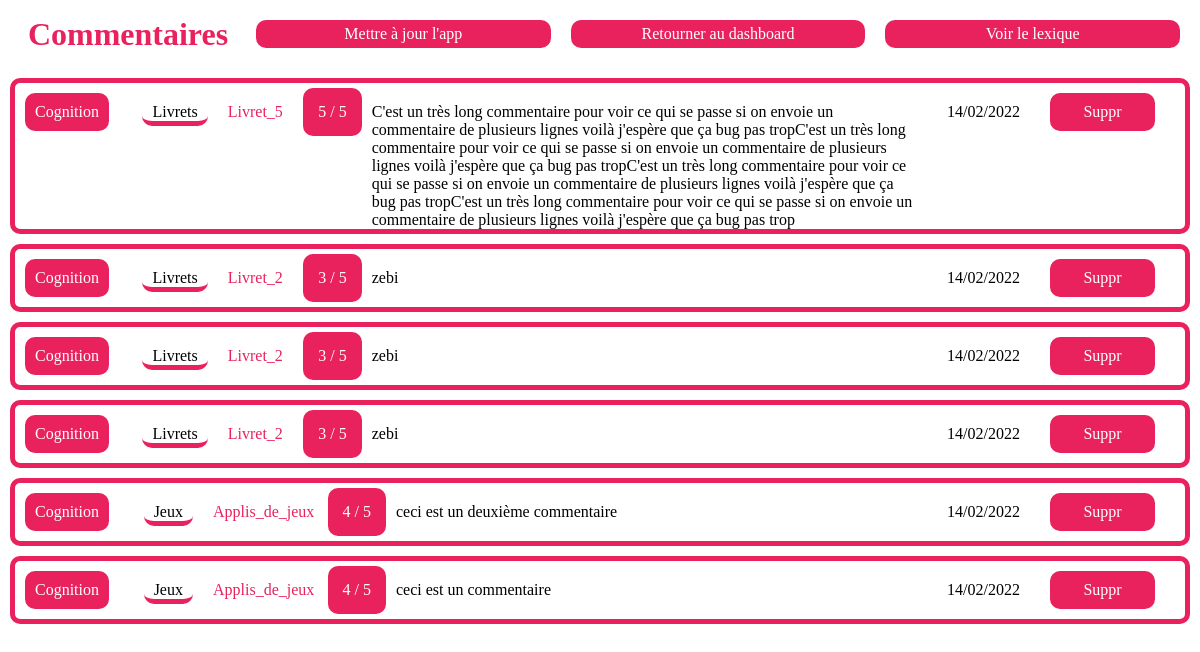
Screenshot of /viewRates.php with the database file from the repository.
### tables this page shows
CREATE TABLE "Commentaires"
(
	idCommentaire INTEGER
		primary key autoincrement,
	note INTEGER,
	commentaire VARCHAR(100),
	exerciceId INTEGER not null
		references Exercices
);

CREATE TABLE "Categories"
(
	idCategorie INTEGER
		primary key autoincrement,
	nomCategorie VARCHAR(50) not null,
	codeCouleur VARCHAR(20) not null
);

CREATE TABLE "Themes"
(
	idTheme INTEGER
		primary key autoincrement,
	nomTheme VARCHAR(50) not null,
	categorieId INTEGER not null
		references Categories
);

CREATE TABLE "Exercices"
(
	idExercice INTEGER
		primary key autoincrement,
	nomExercice VARCHAR(50) not null,
	themeId INTEGER not null
		references Themes
);

### class/Db.php (called while the page is built, shortened)
<?php
class Db {
    public $pdo;
    function __construct(){
        try{
            $this->pdo = new PDO('sqlite:'.__DIR__.'/../database/database.db' );
        }catch(PDOException $e){
            echo $e->getMessage();
        }
    }
    public function getAllCommentaires(){
        $sth = $this->pdo->prepare("SELECT * FROM Commentaires");
        $sth->execute();
        return $sth->fetchAll();
    }
    public function getExerciceFromExerciceId(string $id){
        $sth = $this->pdo->prepare("SELECT * FROM Exercices WHERE idExercice= :id");
        $sth->execute(["id" => $id]);
        return $sth->fetch();
    }
    public function getThemeFromThemeId(string $id){
        $sth = $this->pdo->prepare("SELECT * FROM Themes WHERE idTheme= :id");
        $sth->execute(["id" => $id]);
        return $sth->fetch();
    }
    public function getCategorieFromCategorieId(string $id){
        $sth = $this->pdo->prepare("SELECT * FROM Categories WHERE idCategorie= :id");
        $sth->execute(["id" => $id]);
        return $sth->fetch();
    }
}

### viewRates.php (the view, shortened to what this page needs)
<!DOCTYPE html>
<html lang="fr">
<head>
    <link href="css/style.css" rel="stylesheet">
</head>
<?php include "class/Db.php";?>
<body>
    <div class="h1Button">
        <h1 class="h1DataBase">Commentaires</h1>
        <div class="buttonsDataBase">
            <a href="api.php">Mettre à jour l'app</a>
            <a href="index.php">Retourner au dashboard</a>
            <a href="viewLexique.php">Voir le lexique</a>
        </div>
    </div>
    <?php $db = new Db();
    $allCommentaires = $db->getAllCommentaires();
    $allCommentaires = array_reverse($allCommentaires);
    foreach ($allCommentaires as $commentaire){
        $exercice = $db->getExerciceFromExerciceId($commentaire["exerciceId"]);
        $theme = $db->getThemeFromThemeId($exercice["themeId"]);
        $categorie = $db->getCategorieFromCategorieId($theme["categorieId"]);
        echo "
            <div class='divCommentaire'>
                <div class='categorieThemeExercice'>
                    <p class='categorieDataBase margin'>".$categorie['nomCategorie']."</p>
                    <p class='themeDataBase margin'>".$theme["nomTheme"]."</p>
                    <p class='exerciceCommentaire margin'>".$exercice["nomExercice"]."</p>
                </div>
                <div class='commentaire'>
                    <p class='noteCommentaire'>".$commentaire["note"]." / 5</p>
                    <p class='messageCommentaire'>".$commentaire["commentaire"]."</p><br>
                </div>
                <div class='date'>
                    14/02/2022
                    <form action='traitement/suppr.php'>
                        <input type='hidden' name='typeSuppr' value='Comment'>
                        <input type='hidden' name='dropSuppr' value='".$commentaire["idCommentaire"]."'>
                        <button type='submit' class='btAddTheme'>Suppr</button>
                    </form>
                </div>
            </div>";
    }?>
</body>
<body>
</body>
</html>

### css/style.css (style rules this page uses)
* { margin: 0; padding: 0; box-sizing: border-box; font-family: Futura; --couleurPrincipale: #e9225e; list-style: none; }
h1 { color: var(--couleurPrincipale); }
form { display: flex; flex-direction: column; padding: 0 20px; width: 100%; }
input, button, select, textarea, a { font-size: 1rem; margin: 10px; }
fieldset, .divDataBase, .divCommentaire { border: 5px solid var(--couleurPrincipale); border-radius: 10px; }
button, a { background-color: var(--couleurPrincipale); border: var(--couleurPrincipale) 5px solid; color: white; border-radius: 10px; cursor: pointer; }
a { text-decoration: none; width: calc(100% - 40px); text-align: center; }
.btAddTheme { width: 105px; }
.messageCommentaire { width: 85%; }
.categorieDataBase, .btAddTheme { background-color: var(--couleurPrincipale); color: white; border-radius: 10px; padding: 5px; border: 5px var(--couleurPrincipale) solid; }
.themeDataBase, .exerciceDataBase, .itemNode { border-bottom: 5px var(--couleurPrincipale) solid; border-radius: 10px; padding: 0 10px; }
.h1DataBase { text-align: center; width: 20%; }
.h1Button { display: flex; padding: 10px; width: 100%; justify-content: space-between; align-items: center; }
.buttonsDataBase { display: flex; width: 80%; }
.divCommentaire { display: flex; flex-direction: row; align-items: baseline; justify-content: space-between; margin: 10px; }
.margin { margin-right: 20px; }
.exerciceCommentaire { color: var(--couleurPrincipale); }
.commentaire { width: 60%; align-items: baseline; float: right; display: flex; flex-direction: row; }
.noteCommentaire { background-color: var(--couleurPrincipale); color: white; border: 5px var(--couleurPrincipale) solid; border-radius: 10px; padding: 10px; margin-right: 10px; }
.date { display: flex; flex-direction: row; align-items: center; }
.categorieDataBase, .themeDataBase, .exerciceDataBase { display: flex; flex-direction: row; align-items: center; justify-content: space-between; transition: all 1s; }
.themeDataBase { margin-left: 5%; }
.categorieThemeExercice { display: flex; width: 25%; flex-direction: row; align-items: baseline; margin: 10px; }

### rows the page displays
commentaires: categories.nomCategorie "Cognition", themes.nomTheme "Livrets", exerciceId.nomExercice "Livret_5", note "5", commentaire "C'est un très long commentaire pour voir ce qui se passe si on envoie un commentaire de plusieurs lignes voilà j'espère que ça bug pas tropC'est un très long commentaire pour voir ce qui se passe si on envoie un commentaire de plusieurs lignes voilà j'espère que ça bug pas tropC'est un très long commentaire pour voir ce qui se passe si on envoie un commentaire de plusieurs lignes voilà j'espère que ça bug pas tropC'est un très long commentaire pour voir ce qui se passe si on envoie un commentaire de plusieurs lignes voilà j'espère que ça bug pas trop"
commentaires: categories.nomCategorie "Cognition", themes.nomTheme "Livrets", exerciceId.nomExercice "Livret_2", note "3", commentaire "zebi"
commentaires: categories.nomCategorie "Cognition", themes.nomTheme "Livrets", exerciceId.nomExercice "Livret_2", note "3", commentaire "zebi"
commentaires: categories.nomCategorie "Cognition", themes.nomTheme "Livrets", exerciceId.nomExercice "Livret_2", note "3", commentaire "zebi"
commentaires: categories.nomCategorie "Cognition", themes.nomTheme "Jeux", exerciceId.nomExercice "Applis_de_jeux", note "4", commentaire "ceci est un deuxième commentaire"
commentaires: categories.nomCategorie "Cognition", themes.nomTheme "Jeux", exerciceId.nomExercice "Applis_de_jeux", note "4", commentaire "ceci est un commentaire"
